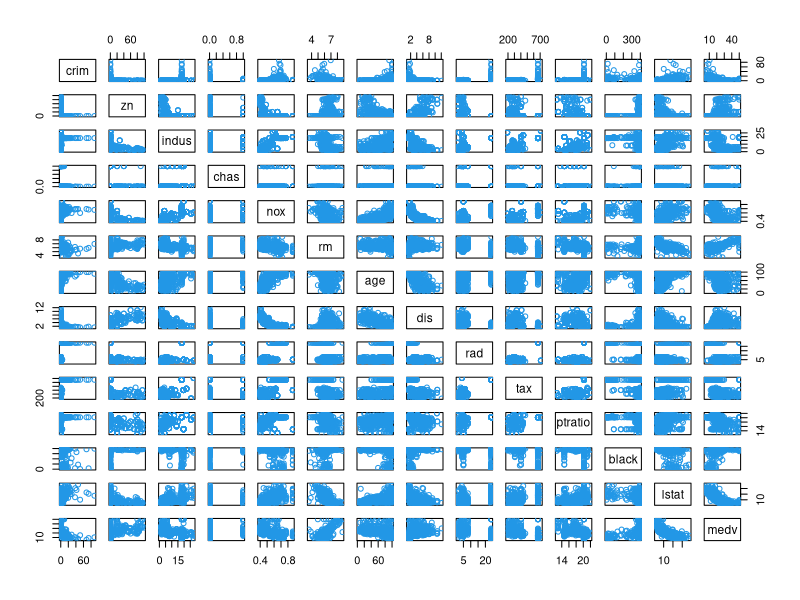
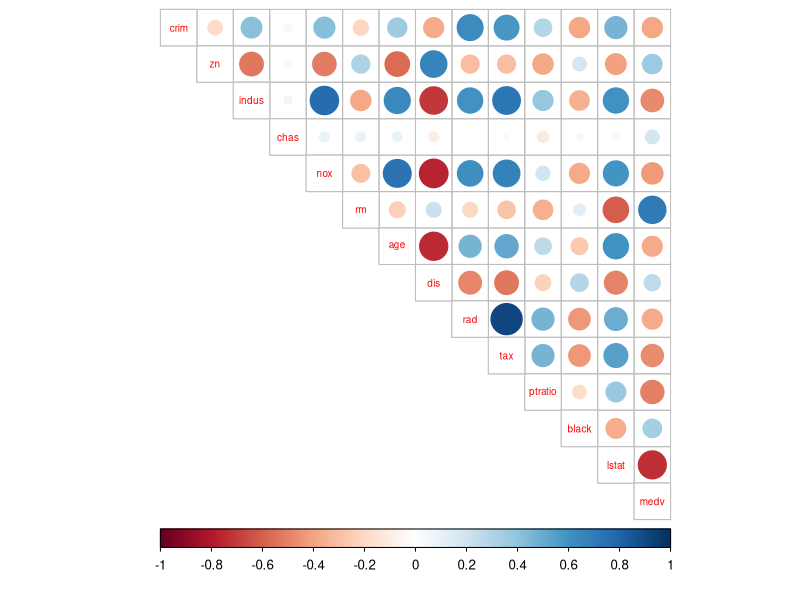
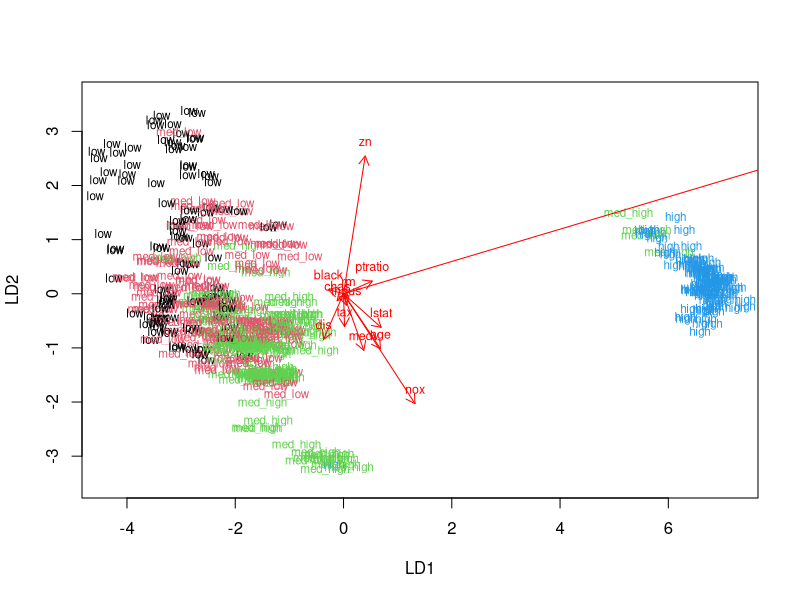
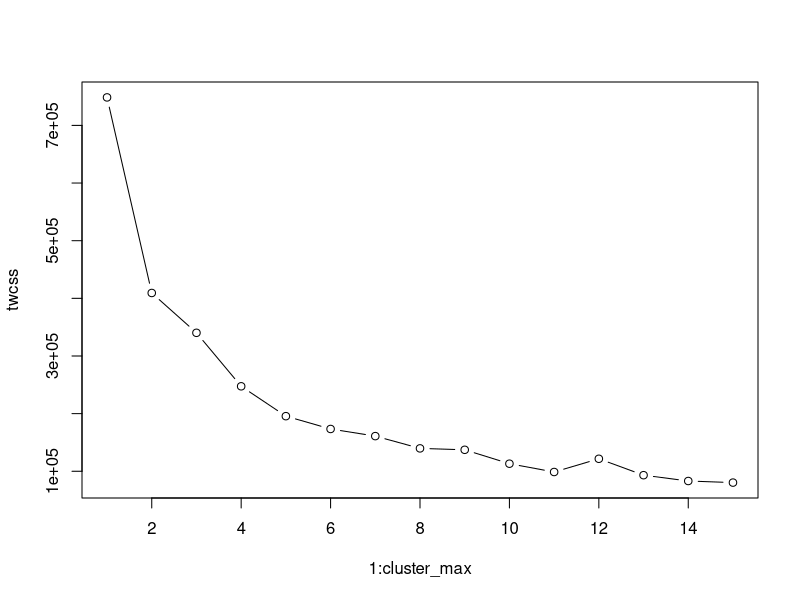

These charts were generated, in order, by the following R code:
## ---- chunk 1
library(MASS)
library(ggplot2)
library(GGally)
library(corrplot)
## ---- chunk 2
dim(Boston)
str(Boston)
## ---- chunk 3
pairs(Boston, col = 4)
## ---- chunk 4
#calculating the correlation matrix and correlation plot
cor_matrix <- round(cor(Boston),digits = 2)

corrplot(cor_matrix, method="circle", type = "upper", cl.pos = "b", tl.pos = "d", tl.cex = 0.6)
## ---- chunk 5
summary(Boston)
## ---- chunk 6
#center and standardize variables
boston_scaled <- scale(Boston)
summary(boston_scaled)
class(boston_scaled)
boston_scaled <- as.data.frame(boston_scaled)
## ---- chunk 7
#save the scaled crim as scaled_crim
scaled_crim <- boston_scaled$crim
## ---- chunk 8
#create a quantile vector of crim and print it
bins <- quantile(scaled_crim)
bins

#create a categorical variable 'crime'
crime <- cut(scaled_crim, breaks = bins, include.lowest = TRUE, label = c("low", "med_low", "med_high", "high"))

#look at the table of the new factor crime, do not change the actual variable "crime"
crime_tab <-table(crime)
crime_tab

#remove original crim from the dataset
boston_scaled <- dplyr::select(boston_scaled, -crim)

# add the new categorical value to scaled data
boston_scaled <- data.frame(boston_scaled, crime)
summary(boston_scaled)
## ---- chunk 9
# number of rows in the Boston dataset 
n <- nrow(boston_scaled)

# choose randomly 80% of the rows
ind <- sample(n,  size = n * 0.8)
ind
# create train set
train <- boston_scaled[ind,]

# create test set 
test <- boston_scaled[-ind,]
## ---- chunk 10
#LDA = linear discriminant analysis
lda.fit <- lda(crime ~. , data = train)

#print the lda.fit object
lda.fit

#the function for lda biplot arrows
lda.arrows <- function(x, myscale = 1, arrow_heads = 0.1, color = "red", tex = 0.75, choices = c(1,2)){
  heads <- coef(x)
  arrows(x0 = 0, y0 = 0, 
         x1 = myscale * heads[,choices[1]], 
         y1 = myscale * heads[,choices[2]], col=color, length = arrow_heads)
  text(myscale * heads[,choices], labels = row.names(heads), 
       cex = tex, col=color, pos=3)
}

#target classes as numeric
classes <- as.numeric(train$crime)
classes

#plot the lda results
plot(lda.fit, dimen = 2, col = classes, pch = classes)
lda.arrows(lda.fit, myscale = 3)

## ---- chunk 11
#save the correct classes from test data
correct_classes <- test$crime

#remove the crime variable from test data
test <- dplyr::select(test, -crime)

#predict classes with test data
lda.pred <- predict(lda.fit, newdata = test)

#cross tabulate the results
table(correct = correct_classes, predicted = lda.pred$class)
## ---- chunk 12
#Loading and scaling Boston data
scaled_Boston <- scale(Boston)
summary(scaled_Boston)
## ---- chunk 13
#calculating the euclidean distance matrix between the observation
dist_eu <- dist(scaled_Boston)

#determining the max number of clusters
cluster_max <- 15

# calculate the total within sum of squares
twcss <- sapply(1:cluster_max, function(k){kmeans(dist_eu, k)$tot.withinss})

# visualize the results
plot(1:cluster_max, twcss, type='b')
